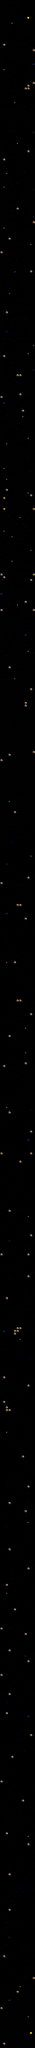

This game map was drawn from its Tiled (.tmx) file and the tilesets committed beside it. A one-line description and the trimmed map source follow:
An orthogonal 13x750 tile map with 64x64 px tiles, 1 tile layer (Tile Layer 1).

<map version="1.0" orientation="orthogonal" renderorder="right-down" width="13" height="750" tilewidth="64" tileheight="64" nextobjectid="1">
 <tileset firstgid="1" name="space_tilesets" tilewidth="64" tileheight="64">
  <image source="assets/space_tilesets.png" width="640" height="320" />
 </tileset>
 <layer name="Tile Layer 1" width="13" height="750">
  <data>[9750 cells, 9750 non-empty, 38 distinct tile ids]</data>
 </layer>
</map>